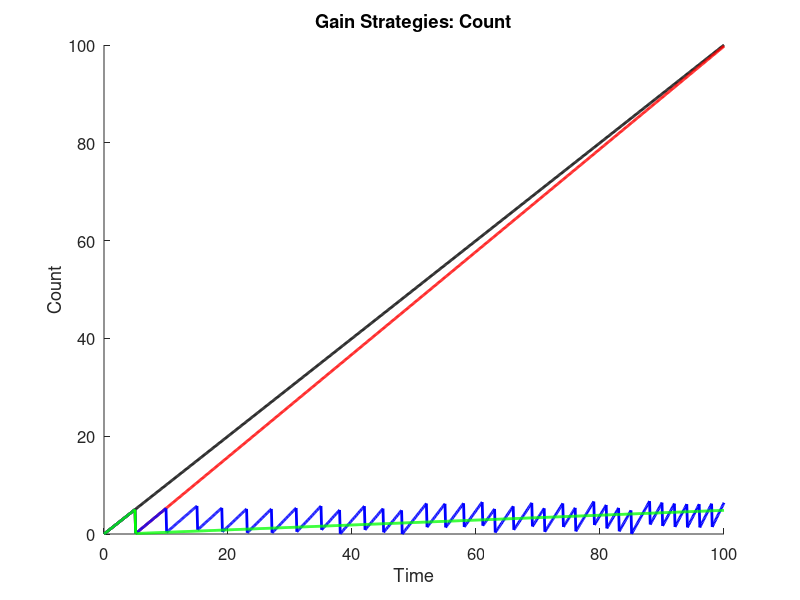
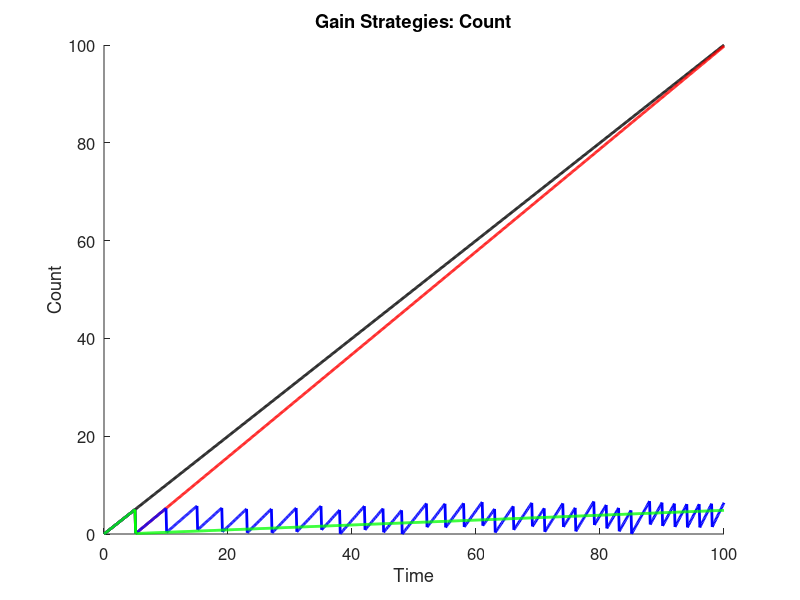
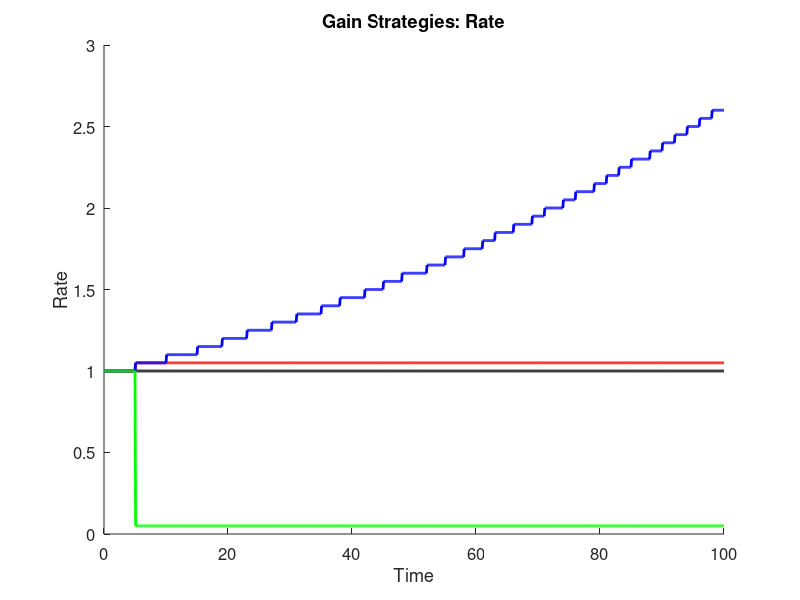
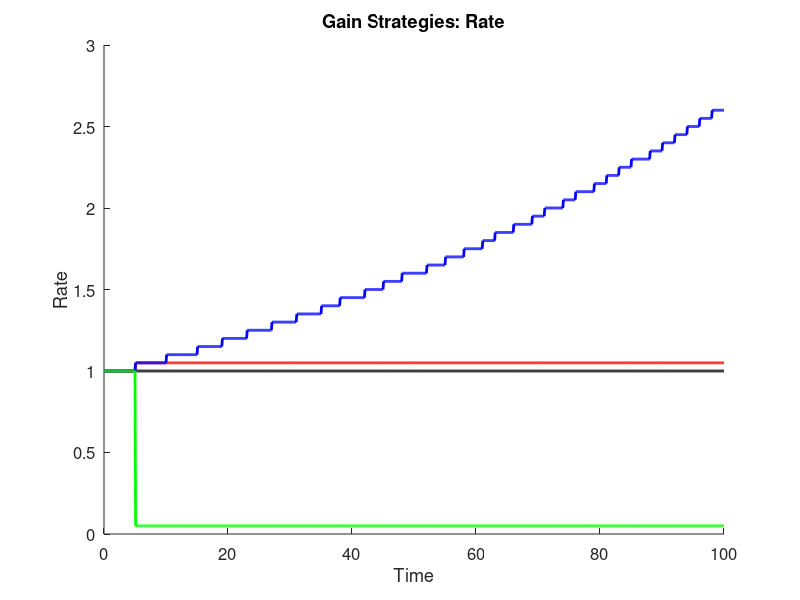

The MATLAB script that drew these images, in order: (Note: this script raises an error after producing the figures.)
% GainStrategies.m
%
% Question: Is it better to spend and increase productivity or to keep a
% steady gain when trying to reach a set amount?
% Answer: This code! (Potentially...)
%
% Code: starting at the same point, with the same gain rate, one case will
% raise steadily as the control.  Different cases will be added to show
% different strategies, such as spending points to increase gain rate,
% doing so once or constantly, for different amounts of gain rate increase,
% etc...
%
% INPUTS:
%
% OUTPUTS:
% 1) Plot with different cases showing gain over set amount of time, very
% long-term
% 2) Spreadsheet with data values
% 3) Spreadsheet with summary
%
% CASES:
% 0) ControlCase - Steady, linear, increasing 1-to-1; will also be uses as
% a counter
% XX) CaseXX - start with steady gain, reach certain amount, spend points
% to increase gain rate, reach certain amount again, spend points to
% increase gain rate again
% VARIABLES: not all may be used
% 1) Spend Amount - minimum spending amount to increase gain rate; will try
% different minimum amounts
% 2) Gain Rate Increase - amount by which gain rate will increase; will try
% different incease amounts
% 3) Type of Increase - addition or multiplication; multiplication will be
% greater, addition will show by how much
% 4) Times to Increase Gain - number of times to spend and increase gain;
% will try limited or continuous
% 5) Limit of Single Increase - number of spending and increase in one
% action; will try minimum of 1 to maximum available

% Clean up MATLAB workstation; check which are needed
close all;
clear all;
clc;

out_dir = 'C:\Users\I2R_Admin\Documents\Work\Study\Git\RepositoryExample\Outputs\'

% Set up output file
gainDetailsFile = 'GainStrategies.xlsx';
IDT = {'Time\Control Case', 'Control Rate', 'Case 1', 'Rate 1', 'Case 2', 'Rate 2', 'Case 3', 'Rate 3'};
IDI = {};
IDD = 0;
rowToWrite = 0;

% Control case details
timeLength = 100;
controlGain = 0.1;
increaseRate = 0.05;

% Case details
sumCase1 = 0;
gainCase1 = controlGain;
haveInc = 0;
sumCase2 = 0;
gainCase2 = controlGain;
sumCase3 = 0;
gainCase3 = controlGain;

for t = 0:controlGain:timeLength
    rowToWrite = rowToWrite + 1;
    
    % Gain
    % Control case
    IDD(rowToWrite, 1) = t;
    IDD(rowToWrite, 2) = controlGain/0.1;
    % Case 1
    IDD(rowToWrite, 3) = sumCase1;
    IDD(rowToWrite, 4) = gainCase1/0.1;
    sumCase1 = sumCase1 + gainCase1;
    % Case 2
    IDD(rowToWrite, 5) = sumCase2;
    IDD(rowToWrite, 6) = gainCase2/0.1;
    sumCase2 = sumCase2 + gainCase2;
	% Case 3
	IDD(rowToWrite, 7) = sumCase3;
	IDD(rowToWrite, 8) = gainCase3/0.1;
	sumCase3 = sumCase3 + gainCase3;
    
    % Change rates
    % Case 1
    if haveInc == 0
        if sumCase1 >= 5
            haveInc = 1;
            sumCase1 = double(single(sumCase1) - 5);
            gainCase1 = gainCase1 + (increaseRate*0.1);
        end
    end
    % Case 2
    if mod(t, 1) == 0
        if sumCase2 >= 5
            sumCase2 = sumCase2 - 5;
            gainCase2 = gainCase2 + (increaseRate*0.1);
        end
    end
	% Case 3
	if mod(t, 1) == 0
		if sumCase3 >= 5
			sumCase3 = sumCase3 - 5;
			gainCase3 = gainCase3*(increaseRate);
		end
	end
end

figure;
hold on
plot(IDD(:, 1), IDD(:, 1), 'k', 'LineWidth', 2);
plot(IDD(:, 1), IDD(:, 3), 'r', 'LineWidth', 2);
plot(IDD(:, 1), IDD(:, 5), 'b', 'LineWidth', 2);
plot(IDD(:, 1), IDD(:, 7), 'g', 'LineWidth', 2);
title('Gain Strategies: Count', 'Interpreter', 'none');
xlabel('Time', 'FontSize', 12);
ylabel('Count', 'FontSize', 12);
set(gca, 'FontSize', 12);
savefig(gcf, [out_dir 'GainStrategies.fig']);
saveas(gcf, [out_dir 'GainStrategies.png']);

figure;
hold on
plot(IDD(:, 1), IDD(:, 2), 'k', 'LineWidth', 2);
plot(IDD(:, 1), IDD(:, 4), 'r', 'LineWidth', 2);
plot(IDD(:, 1), IDD(:, 6), 'b', 'LineWidth', 2);
plot(IDD(:, 1), IDD(:, 8), 'g', 'LineWidth', 2);
title('Gain Strategies: Rate', 'Interpreter', 'none');
xlabel('Time', 'FontSize', 12);
ylabel('Rate', 'FontSize', 12);
set(gca, 'FontSize', 12);
savefig(gcf, [out_dir 'GainRate.fig']);
saveas(gcf, [out_dir 'GainRate.png']);

saveData(out_dir, gainDetailsFile, IDT, IDI, IDD);
